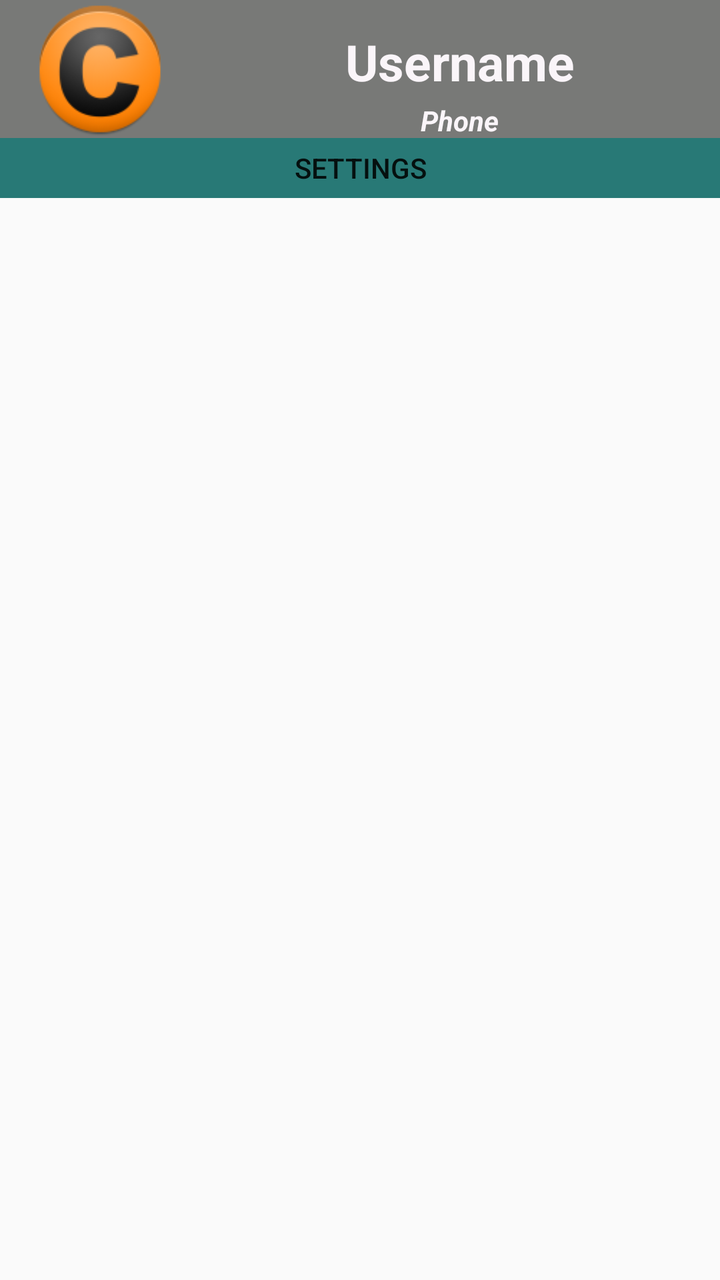
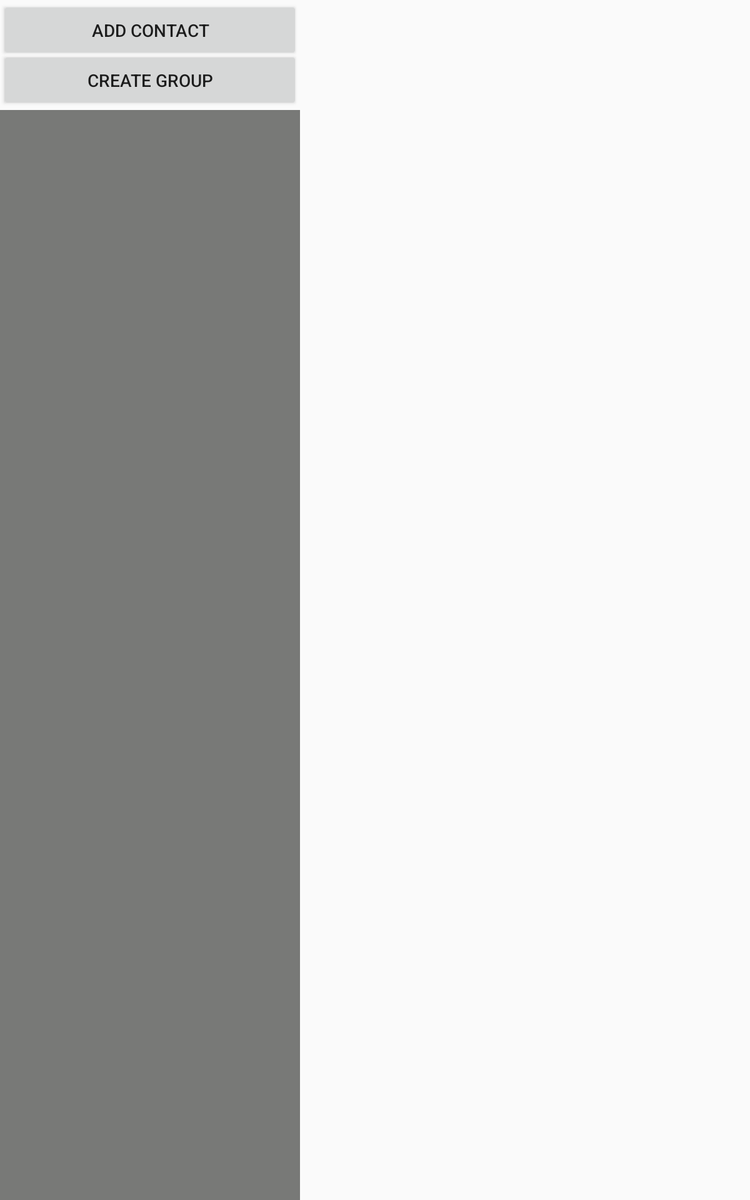

Compare how this app lays out the same screen by default and in its alternative resource folder. The renders come first, then the two layout files and the values they reference.
<!-- AndroidManifest.xml: application theme AppTheme -->
<!-- res/layout/fragment_belowdrawer.xml -->
<?xml version="1.0" encoding="utf-8"?>
<LinearLayout xmlns:android="http://schemas.android.com/apk/res/android"
    android:id="@+id/linearFragment"
    android:layout_width="match_parent"
    android:layout_height="match_parent"
    android:orientation="vertical" >

    <RelativeLayout
        android:id="@+id/linear_fragment_relative_layout"
        android:layout_width="wrap_content"
        android:layout_height="69dp"
        android:background="#787977" >

        <ImageView
            android:id="@+id/imageView1"
            android:layout_width="100dp"
            android:layout_height="match_parent"
            android:src="@drawable/ic_launcher2" />

        <RelativeLayout
            android:layout_width="match_parent"
            android:layout_height="wrap_content"
            android:layout_alignBaseline="@+id/imageView1"
            android:layout_alignBottom="@id/imageView1"
            android:layout_alignParentTop="true"
            android:layout_toRightOf="@+id/imageView1" >

            <TextView
                android:id="@+id/userName"
                android:layout_width="wrap_content"
                android:layout_height="wrap_content"
                android:layout_alignParentTop="true"
                android:layout_centerHorizontal="true"
                android:layout_marginTop="14dp"
                android:text="Username"
                android:textColor="#faf5f9"
                android:textSize="25sp"
                android:textStyle="bold" />

            <TextView
                android:id="@+id/userPhone"
                android:layout_width="wrap_content"
                android:layout_height="wrap_content"
                android:layout_below="@+id/userName"
                android:layout_centerHorizontal="true"
                android:layout_marginTop="3dp"
                android:text="Phone"
                android:textColor="#faf5f9"
                android:textStyle="bold|italic" />

        </RelativeLayout>
    </RelativeLayout>

    <RelativeLayout
        android:layout_width="match_parent"
        android:layout_height="30dp"
      >

        <Button
            android:id="@+id/settings"
            android:layout_width="match_parent"
            android:layout_height="wrap_content"
            android:layout_alignParentBottom="true"
            android:layout_alignParentLeft="true"
            android:layout_alignParentTop="true"
            android:background="#287976"
            android:text="Settings" />

    </RelativeLayout>

</LinearLayout>
<!-- resources referenced by this layout -->
<resources>
  <!-- drawable ic_launcher2: png bitmap (drawable-mdpi, 8407 bytes) -->
  <style name="AppTheme" parent="AppBaseTheme">
          
      </style>
  <style name="AppBaseTheme" parent="Theme.AppCompat.Light">
          
      </style>
</resources>
<!-- res/layout-sw600dp/fragment_belowdrawer.xml (the repository's variant of the layout above) -->
<!-- drawn on a 7-inch tablet held upright -->
<?xml version="1.0" encoding="utf-8"?>
<RelativeLayout  xmlns:android="http://schemas.android.com/apk/res/android"
    android:layout_width="240dp"
    android:layout_height="match_parent"
    android:background="@drawable/drawer_shadow" 
    >

<LinearLayout
    android:id="@+id/linear1"
    android:layout_width="match_parent"
    android:layout_height="wrap_content"
    android:orientation="vertical" >

<RelativeLayout
    android:id="@+id/re"
    android:layout_width="match_parent"
    android:layout_height="88dp" >

    <Button
        android:id="@+id/button1"
        android:layout_width="wrap_content"
        android:layout_height="wrap_content"
        android:layout_alignParentLeft="true"
        android:layout_alignParentRight="true"
        android:layout_alignParentTop="true"
        android:text="Add Contact"
        android:onClick="add_contact" />

    <Button
        android:id="@+id/button2"
        android:layout_width="wrap_content"
        android:layout_height="wrap_content"
        android:layout_alignParentBottom="true"
        android:layout_alignParentLeft="true"
        android:layout_alignParentRight="true"
        android:text="Create Group"
        android:onClick="createGroup" />
   
</RelativeLayout>
</LinearLayout>
    <ListView
        android:id="@+id/left_drawer_listView"
        android:layout_width="match_parent"
        android:layout_height="301dp"
        android:background="#787977"
        android:choiceMode="singleChoice"
        android:layout_below="@+id/linear1"
        android:layout_above="@+id/frame_below_drawer"
        android:divider="@android:color/transparent"
        android:dividerHeight="0dp" >

    </ListView>
    

 <FrameLayout
        android:id="@+id/frame_below_drawer"
        android:layout_width="match_parent"
        android:layout_height="wrap_content"
        android:layout_alignParentBottom="true" >
    </FrameLayout>
</RelativeLayout>
<!-- resources referenced by the variant -->
<!-- as a 7-inch tablet held upright resolves them -->
<resources>
  <style name="AppTheme" parent="AppBaseTheme">
          
      </style>
  <style name="AppBaseTheme" parent="Theme.AppCompat.Light">
          
      </style>
</resources>
